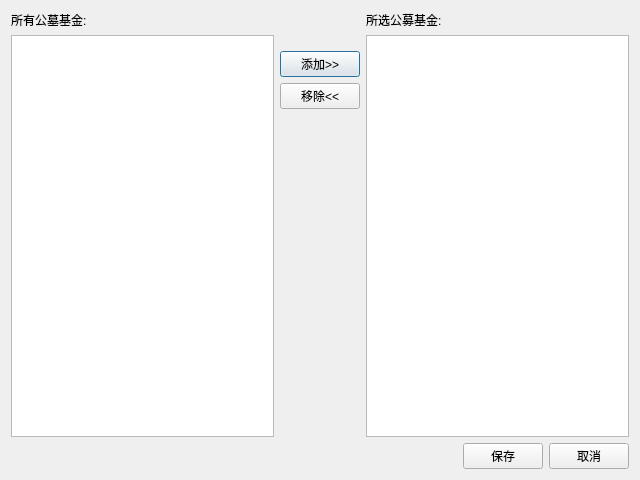
<?xml version="1.0" encoding="UTF-8"?>
<ui version="4.0">
 <class>SetupFundDialog</class>
 <widget class="QDialog" name="SetupFundDialog">
  <property name="geometry">
   <rect>
    <x>0</x>
    <y>0</y>
    <width>640</width>
    <height>480</height>
   </rect>
  </property>
  <property name="minimumSize">
   <size>
    <width>640</width>
    <height>480</height>
   </size>
  </property>
  <property name="windowTitle">
   <string>设置基金项</string>
  </property>
  <layout class="QVBoxLayout" name="verticalLayout_4">
   <item>
    <layout class="QHBoxLayout" name="horizontalLayout">
     <item>
      <layout class="QVBoxLayout" name="verticalLayout">
       <item>
        <widget class="QLabel" name="label">
         <property name="text">
          <string>所有公墓基金:</string>
         </property>
        </widget>
       </item>
       <item>
        <widget class="QListWidget" name="leftListWidget">
         <property name="editTriggers">
          <set>QAbstractItemView::EditTrigger::NoEditTriggers</set>
         </property>
         <property name="alternatingRowColors">
          <bool>true</bool>
         </property>
         <property name="selectionMode">
          <enum>QAbstractItemView::SelectionMode::MultiSelection</enum>
         </property>
         <property name="selectionBehavior">
          <enum>QAbstractItemView::SelectionBehavior::SelectRows</enum>
         </property>
         <property name="sortingEnabled">
          <bool>true</bool>
         </property>
        </widget>
       </item>
      </layout>
     </item>
     <item>
      <layout class="QVBoxLayout" name="verticalLayout_3">
       <item>
        <spacer name="verticalSpacer_2">
         <property name="orientation">
          <enum>Qt::Orientation::Vertical</enum>
         </property>
         <property name="sizeType">
          <enum>QSizePolicy::Policy::Fixed</enum>
         </property>
         <property name="sizeHint" stdset="0">
          <size>
           <width>20</width>
           <height>40</height>
          </size>
         </property>
        </spacer>
       </item>
       <item>
        <widget class="QPushButton" name="addButton">
         <property name="text">
          <string>添加&gt;&gt;</string>
         </property>
        </widget>
       </item>
       <item>
        <widget class="QPushButton" name="removeButton">
         <property name="text">
          <string>移除&lt;&lt;</string>
         </property>
        </widget>
       </item>
       <item>
        <spacer name="verticalSpacer">
         <property name="orientation">
          <enum>Qt::Orientation::Vertical</enum>
         </property>
         <property name="sizeHint" stdset="0">
          <size>
           <width>20</width>
           <height>40</height>
          </size>
         </property>
        </spacer>
       </item>
      </layout>
     </item>
     <item>
      <layout class="QVBoxLayout" name="verticalLayout_2">
       <item>
        <widget class="QLabel" name="label_2">
         <property name="text">
          <string>所选公募基金:</string>
         </property>
        </widget>
       </item>
       <item>
        <widget class="QListWidget" name="rightListWidget">
         <property name="editTriggers">
          <set>QAbstractItemView::EditTrigger::NoEditTriggers</set>
         </property>
         <property name="alternatingRowColors">
          <bool>true</bool>
         </property>
         <property name="selectionMode">
          <enum>QAbstractItemView::SelectionMode::MultiSelection</enum>
         </property>
         <property name="selectionBehavior">
          <enum>QAbstractItemView::SelectionBehavior::SelectRows</enum>
         </property>
         <property name="sortingEnabled">
          <bool>false</bool>
         </property>
        </widget>
       </item>
      </layout>
     </item>
    </layout>
   </item>
   <item>
    <layout class="QHBoxLayout" name="horizontalLayout_2">
     <item>
      <spacer name="horizontalSpacer">
       <property name="orientation">
        <enum>Qt::Orientation::Horizontal</enum>
       </property>
       <property name="sizeHint" stdset="0">
        <size>
         <width>40</width>
         <height>20</height>
        </size>
       </property>
      </spacer>
     </item>
     <item>
      <widget class="QPushButton" name="saveButton">
       <property name="text">
        <string>保存</string>
       </property>
      </widget>
     </item>
     <item>
      <widget class="QPushButton" name="cancelButton">
       <property name="text">
        <string>取消</string>
       </property>
      </widget>
     </item>
    </layout>
   </item>
  </layout>
 </widget>
 <resources/>
 <connections>
  <connection>
   <sender>cancelButton</sender>
   <signal>clicked()</signal>
   <receiver>SetupFundDialog</receiver>
   <slot>reject()</slot>
   <hints>
    <hint type="sourcelabel">
     <x>523</x>
     <y>592</y>
    </hint>
    <hint type="destinationlabel">
     <x>679</x>
     <y>902</y>
    </hint>
   </hints>
  </connection>
  <connection>
   <sender>saveButton</sender>
   <signal>clicked()</signal>
   <receiver>SetupFundDialog</receiver>
   <slot>onSaveButtonClicked()</slot>
   <hints>
    <hint type="sourcelabel">
     <x>420</x>
     <y>597</y>
    </hint>
    <hint type="destinationlabel">
     <x>536</x>
     <y>825</y>
    </hint>
   </hints>
  </connection>
  <connection>
   <sender>addButton</sender>
   <signal>clicked()</signal>
   <receiver>SetupFundDialog</receiver>
   <slot>onAddButtonClicked()</slot>
   <hints>
    <hint type="sourcelabel">
     <x>351</x>
     <y>151</y>
    </hint>
    <hint type="destinationlabel">
     <x>295</x>
     <y>831</y>
    </hint>
   </hints>
  </connection>
  <connection>
   <sender>removeButton</sender>
   <signal>clicked()</signal>
   <receiver>SetupFundDialog</receiver>
   <slot>onRemoveButtonClicked()</slot>
   <hints>
    <hint type="sourcelabel">
     <x>335</x>
     <y>192</y>
    </hint>
    <hint type="destinationlabel">
     <x>333</x>
     <y>863</y>
    </hint>
   </hints>
  </connection>
 </connections>
 <slots>
  <slot>onSaveButtonClicked()</slot>
  <slot>onAddButtonClicked()</slot>
  <slot>onRemoveButtonClicked()</slot>
 </slots>
</ui>
